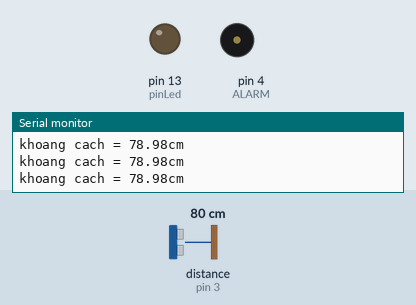
This sketch was run on a simulated Arduino Uno, built with avr-gcc and run on an emulated ATmega328P. Shown: output pins drawn as LEDs (lit = HIGH), buzzer (waves = sounding), the last lines printed to the serial monitor. Wiring (inferred from the names in the program): ultrasonic range finder: trigger pin 5; echo pin 3. The inputs (shaded band) are chosen by the test bench; at power-on: distance to the obstacle (sensor on pin 3) 80 cm. The echo pulse lasts 58.3 µs per cm; pins used as bus, display or sensor lines are not drawn.

Above: at 2.2 s.
2.3 s: distance to the obstacle (sensor on pin 3) set to 23 cm
5.3 s: distance to the obstacle (sensor on pin 3) set to 18 cm
At 6.0 s:
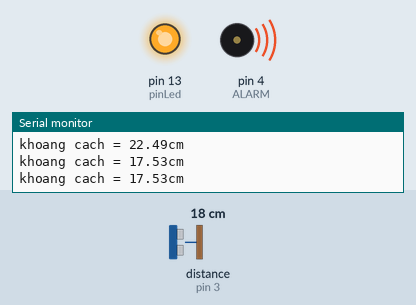
6.8 s: distance to the obstacle (sensor on pin 3) set to 12 cm
At 7.6 s:
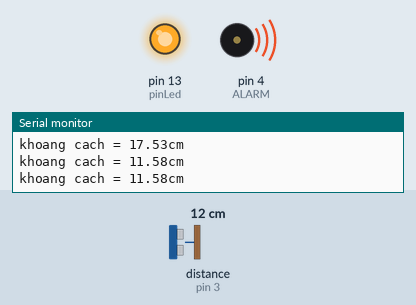
8.3 s: distance to the obstacle (sensor on pin 3) set to 9 cm
At 9.9 s:
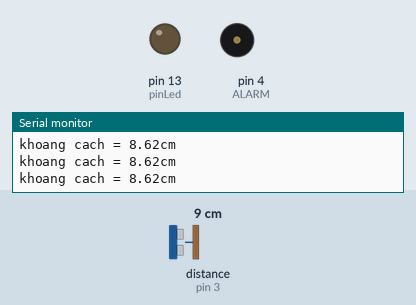
Timing chart, 0 to 11.4 s (numbered marks = the images above; inputs shaded):
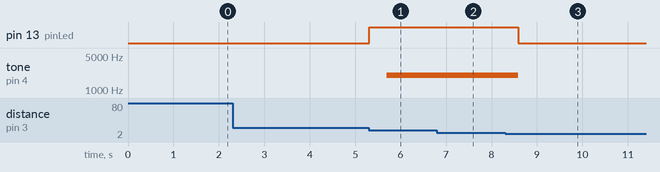

The sketch:

camBienSieuAm.ino
```cpp
const int triPin = 5;
const int echoPin = 3;
const int pinLed = 13;
int ALARM = 4;
// float sinVal = 4;
int toneVal;
long duration; // khoang thoi gian
float distance; // khoang cach

void setup(){
  Serial.begin(9600);
  pinMode(triPin, OUTPUT);
  pinMode(echoPin, INPUT);
  pinMode(pinLed, OUTPUT);
  delay(1000);
}

void loop(){
  digitalWrite(triPin, LOW);
  delayMicroseconds(2);
  digitalWrite(triPin, HIGH);
  delayMicroseconds(10);
  digitalWrite(triPin, LOW);
  duration = pulseIn(echoPin, HIGH);
  distance = duration*0.034/2.0;
  Serial.print("khoang cach = ");
  Serial.print(distance);
  Serial.print("cm\n");

  if (distance < 20 && distance > 10){
    digitalWrite(pinLed, HIGH);
    for (int x = 0; x < 180; x++) {
      float sinVal = (sin(x * (3.1412 / 180)));
      toneVal = 2000 + (int(sinVal * 1000));
      tone(ALARM, toneVal);
      delay(2);
    }
  }else{
      digitalWrite(pinLed, LOW);
      noTone(ALARM);
    }
     delay(20);
}
```

Measured:
- the behaviour switches between 21 and 20 cm on distance to the obstacle (sensor on pin 3) (found by bisection; images 0 and 1)
- the behaviour switches between 11 and 10 cm on distance to the obstacle (sensor on pin 3) (found by bisection; images 2 and 3)
- after the input at 5.3 s, pin 13 (pinLed): LOW → HIGH at once; tone on pin 4 (ALARM): silent → 2017 Hz after 0.40 s
- after the input at 6.8 s, tone on pin 4 (ALARM): stays 2017 Hz (without the input it goes to 2819 Hz after 1.5 s)
- after the input at 8.3 s, pin 13 (pinLed): HIGH → LOW after 0.29 s; tone on pin 4 (ALARM): 2017 Hz → silent after 0.29 s
